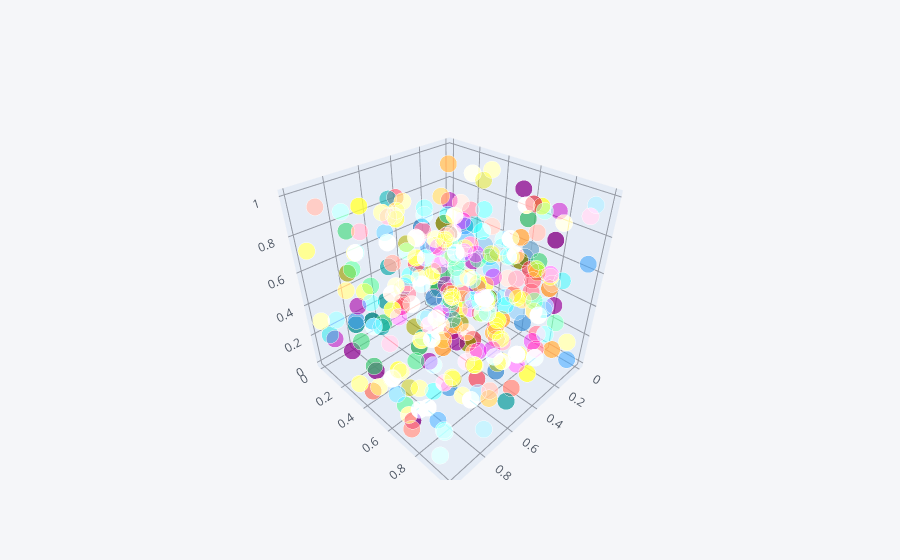

The notebook cell this image was saved under:
### Code cell
df.iplot(x = 'a' ,y = 'b',z='c' ,kind='scatter3d')

### Figure 1 — Plotly figure (JSON) as saved in the notebook; plotly's stock layout.template omitted (floating-point values rounded to 4 significant figures; data arrays with more than 128 entries replaced by an {"elided": "..."} marker saying what was removed)
{"data": [{"marker": {"color": {"elided": "300 str values"}, "opacity": 0.8, "size": {"elided": "300 int values"}, "symbol": "circle"}, "mode": "markers", "text": {"elided": "300 str values"}, "type": "scatter3d", "x": {"elided": "300 float values"}, "y": {"elided": "300 float values"}, "z": {"elided": "300 float values"}}], "layout": {"legend": {"bgcolor": "#F5F6F9", "font": {"color": "#4D5663"}}, "paper_bgcolor": "#F5F6F9", "plot_bgcolor": "#F5F6F9", "scene": {"xaxis": {"gridcolor": "#9499A3", "showgrid": true, "tickfont": {"color": "#4D5663"}, "title": {"font": {"color": "#4D5663"}, "text": ""}, "zerolinecolor": "#9499A3"}, "yaxis": {"gridcolor": "#9499A3", "showgrid": true, "tickfont": {"color": "#4D5663"}, "title": {"font": {"color": "#4D5663"}, "text": ""}, "zerolinecolor": "#9499A3"}, "zaxis": {"gridcolor": "#9499A3", "showgrid": true, "tickfont": {"color": "#4D5663"}, "title": {"font": {"color": "#4D5663"}, "text": ""}, "zerolinecolor": "#9499A3"}}, "title": {"font": {"color": "#4D5663"}}}}
